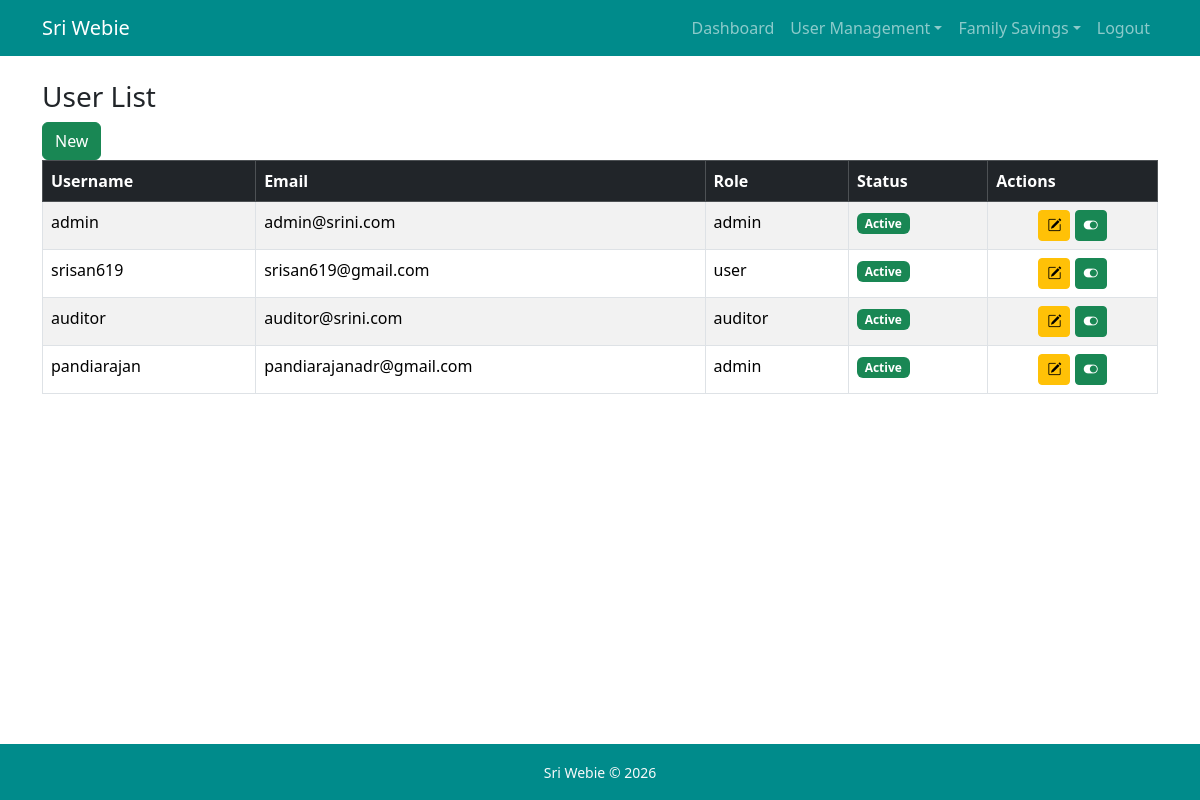
Screenshot of /users/ (signed in) with the database file from the repository.
### users/models.py (models this page shows, shortened)
class User(AbstractUser):
    role = models.ForeignKey(Role, on_delete=models.PROTECT, null=True, blank=True)
    groups = models.ManyToManyField('auth.Group', related_name='custom_user_set', blank=True, help_text='The groups this user belongs to', verbose_name='groups')
    user_permissions = models.ManyToManyField('auth.Permission', related_name='custom_user_set', blank=True, help_text='Specific permissions for this user.', verbose_name='user permissions')

class Role(models.Model):
    role_name =models.CharField(unique=True)
    description = models.TextField()
    def __str__(self):
        return self.role_name
    def __init__(self, *args, **kwargs):
        super().__init__(*args, **kwargs)

### users/views.py (the view)
# urls.py: path('users/', user_list, name="user_list"),
@login_required
def user_list(request):
    if not (is_admin(request.user) or is_auditor(request.user)):
        return HttpResponseForbidden("Access Denied")
    users = User.objects.all()
    return render(request, "users/user_list.html", {"users": users})

### users/views.py (called while the page is built)
def is_admin(user):
    return user.role and user.role.role_name == 'admin'

### users/templates/users/user_list.html (shortened to what this page needs)
{% extends "users/base.html" %}
{% block content %}
    <h3>User List</h3>
    {% if request.user.role.role_name == "admin" %}
        <a href="/users/create/" class="btn btn-success">New</a>
    {% endif %}
    <div class="table-responsive">
    <table class="table table-bordered table-striped">
        <thead class="table-dark">
            <tr>
                <th>Username</th>
                <th>Email</th>
                <th>Role</th>
                <th>Status</th>
                <th>Actions</th>
            </tr>
        </thead>
        <tbody>
            {% for u in users %}
            <tr>
                <td>{{u.username}}</td>
                <td>{{u.email}}</td>
                <td>{{u.role}}</td>
                <td>{% if u.is_active%} <span class="badge bg-success">Active</span> {%else%} <span class="badge bg-secondary">InActive</span> {%endif%}</td>
                <td class="text-center">
                    {% if request.user.role.role_name == "admin" %}
                        <a href="/users/{{u.id}}/edit/" class="btn btn-sm btn-warning"><i class="bi bi-pencil-square"></i></a>
                        {% if u.is_active %}
                            <a href="/users/{{u.id}}/toggle-status" class="btn btn-sm btn-success" title="Deactivate user"><i class="bi bi-toggle-on"></i></a>
                        {%else%}
                            <a href="/users/{{u.id}}/toggle-status" class="btn btn-sm btn-danger" title="Activate user"><i class="bi bi-toggle-off"></i></a>
                        {% endif %}
                    {% endif %}
                </td>
            </tr>
            {% endfor %}
        </tbody>
    </table>
    </div>
{%endblock%}

### rows the page displays
User: username "admin", email "admin@srini.com", role "admin", is_active "Active"
User: username "srisan619", email "srisan619@gmail.com", role "user", is_active "Active"
User: username "auditor", email "auditor@srini.com", role "auditor", is_active "Active"
User: username "pandiarajan", email "pandiarajanadr@gmail.com", role "admin", is_active "Active"
